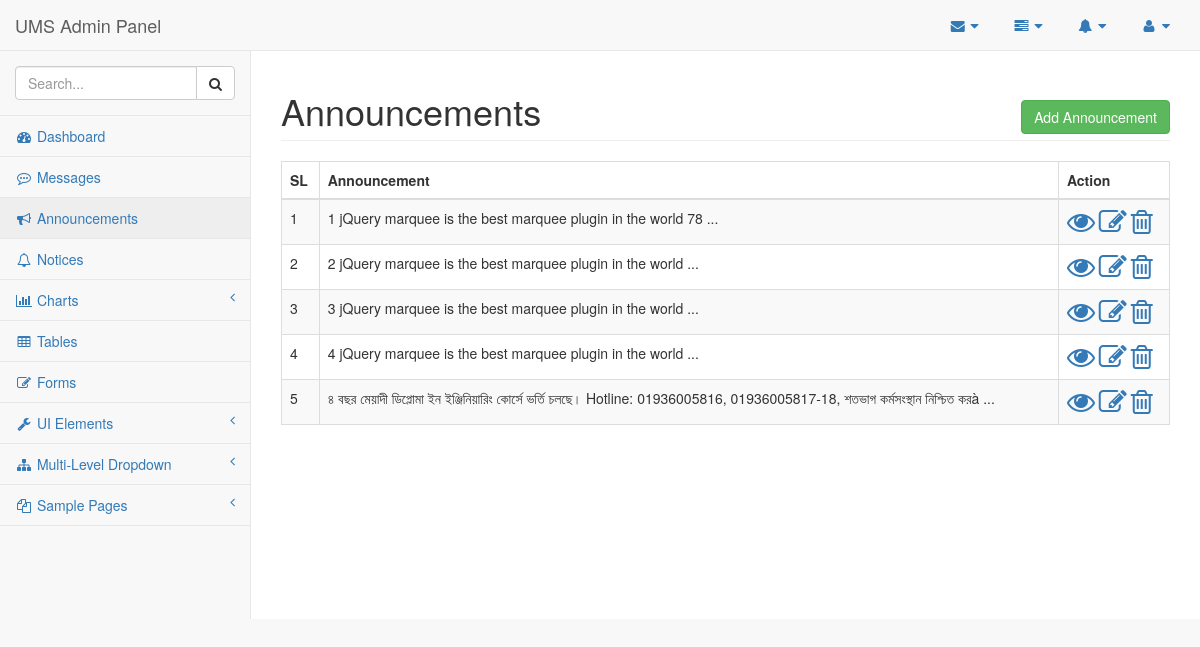
Screenshot of /admin/pages/announcement.php with the database file from the repository.
### tables this page shows
CREATE TABLE `announcement` (
  `id` int(11) NOT NULL,
  `announcements` varchar(255) NOT NULL
);

### admin/pages/announcement.php (the view, shortened to what this page needs)
<?php
    require_once('config.php');
?>
<!DOCTYPE html>
<html lang="en">
<head>
    <link href="../vendor/bootstrap/css/bootstrap.min.css" rel="stylesheet">
    <link href="../vendor/metisMenu/metisMenu.min.css" rel="stylesheet">
    <link href="../dist/css/sb-admin-2.css" rel="stylesheet">
    <link href="../vendor/font-awesome/css/font-awesome.min.css" rel="stylesheet" type="text/css">
</head>
<body>
    <div id="wrapper">
        <nav class="navbar navbar-default navbar-static-top" role="navigation" style="margin-bottom: 0">
            <div class="navbar-header">
                <a class="navbar-brand" href="index.php">UMS Admin Panel</a>
            </div>
            <ul class="nav navbar-top-links navbar-right">
                <li class="dropdown">
                    <a class="dropdown-toggle" data-toggle="dropdown" href="#">
                        <i class="fa fa-envelope fa-fw"></i> <i class="fa fa-caret-down"></i>
                    </a>
                </li>
                <li class="dropdown">
                    <a class="dropdown-toggle" data-toggle="dropdown" href="#">
                        <i class="fa fa-tasks fa-fw"></i> <i class="fa fa-caret-down"></i>
                    </a>
                </li>
                <li class="dropdown">
                    <a class="dropdown-toggle" data-toggle="dropdown" href="#">
                        <i class="fa fa-bell fa-fw"></i> <i class="fa fa-caret-down"></i>
                    </a>
                </li>
                <li class="dropdown">
                    <a class="dropdown-toggle" data-toggle="dropdown" href="#">
                        <i class="fa fa-user fa-fw"></i> <i class="fa fa-caret-down"></i>
                    </a>
                </li>
            </ul>
            <div class="navbar-default sidebar" role="navigation">
                <div class="sidebar-nav navbar-collapse">
                    <ul class="nav" id="side-menu">
                        <li class="sidebar-search">
                            <div class="input-group custom-search-form">
                                <input type="text" class="form-control" placeholder="Search...">
                                <span class="input-group-btn">
                                <button class="btn btn-default" type="button">
                                    <i class="fa fa-search"></i>
                                </button>
                            </span>
                            </div>
                        </li>
                        <li>
                            <a href="index.php"><i class="fa fa-dashboard fa-fw"></i> Dashboard</a>
                        </li>
                        <li>
                            <a href="messages.php"><i class="fa fa-commenting-o fa-fw"></i> Messages</a>
                        </li>
                        <li>
                            <a href="announcement.php"><i class="fa fa-bullhorn fa-fw"></i> Announcements</a>
                        </li>
                        <li>
                            <a href="notices.php"><i class="fa fa-bell-o fa-fw"></i> Notices</a>
                        </li>
                        <li>
                            <a href="#"><i class="fa fa-bar-chart-o fa-fw"></i> Charts<span class="fa arrow"></span></a>
                        </li>
                        <li>
                            <a href="tables.html"><i class="fa fa-table fa-fw"></i> Tables</a>
                        </li>
                        <li>
                            <a href="forms.html"><i class="fa fa-edit fa-fw"></i> Forms</a>
                        </li>
                        <li>
                            <a href="#"><i class="fa fa-wrench fa-fw"></i> UI Elements<span class="fa arrow"></span></a>
                        </li>
                        <li>
                            <a href="#"><i class="fa fa-sitemap fa-fw"></i> Multi-Level Dropdown<span class="fa arrow"></span></a>
                        </li>
                        <li>
                            <a href="#"><i class="fa fa-files-o fa-fw"></i> Sample Pages<span class="fa arrow"></span></a>
                        </li>
                    </ul>
                </div>
            </div>
        </nav>
        <div id="page-wrapper">
            <div class="row">
                <div class="col-lg-12">
                    <h1 class="page-header">Announcements <span class="pull-right"><a class="btn btn-success" href="announcement-input.php">Add Announcement</a></span></h1>
                     <div class="table-responsive">
                        <table class="table table-bordered table-hover table-striped">
                            <thead>
                                <tr>
                                    <th>SL</th>
                                    <th>Announcement</th>
                                    <th>Action</th>
                                </tr>
                            </thead>
                            <tbody>
                            <?php
                                $srl=1;
                                $dbdata = "SELECT * FROM announcement";
                                $qre = mysqli_query($DBC, $dbdata);
                                while($info=mysqli_fetch_array($qre)){ ?>
                                    <tr>
                                        <td><?= $srl++; ?></td>
                                        <td><?= substr($info['announcements'],0,270); ?> ...</td>
                                        <td>
                                            <a class="action-btn" href="announcement-view.php?aid=<?= $info['id']; ?>"><i class="fa fa-2x  fa-eye"></i></a>
                                            <a class="action-btn" href="announcement-edit.php?auid=<?= $info['id']; ?>"><i class="fa fa-2x fa-pencil-square-o"></i></a>
                                            <a class="action-btn" href="announcement-delete .php?adid=<?= $info['id']; ?>"><i class="fa fa-2x fa-trash-o"></i></a>
                                        </td>
                                    </tr>
                            <?php    }
                            ?>
                            </tbody>
                        </table>
                    </div>
                </div>
            </div>
        </div>
    </div>
</body>
</html>

### rows the page displays
announcement: announcements "1 jQuery marquee is the best marquee plugin in the world 78"
announcement: announcements "2 jQuery marquee is the best marquee plugin in the world"
announcement: announcements "3 jQuery marquee is the best marquee plugin in the world"
announcement: announcements "4 jQuery marquee is the best marquee plugin in the world"
announcement: announcements "৪ বছর মেয়াদী ডিপ্লোমা ইন ইঞ্জিনিয়ারিং কোর্সে ভর্তি চলছে। Hotline: 01936005816, 01936005817-18, শতভাগ কর্মসংস্থান নিশ্চিত করà"
